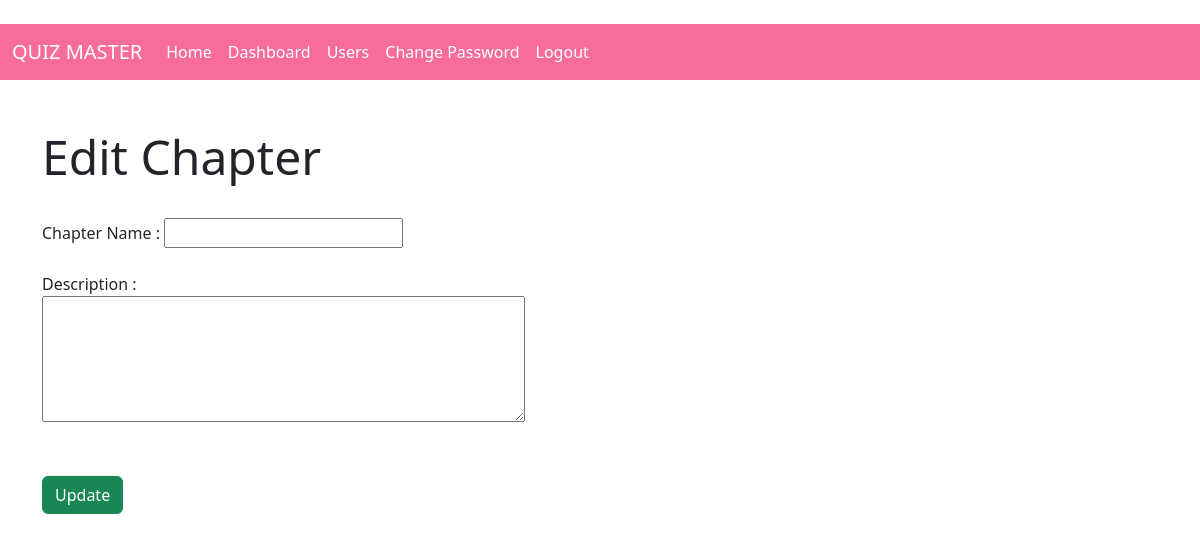
The app's page /edit/chapter/1 (signed in), older data.
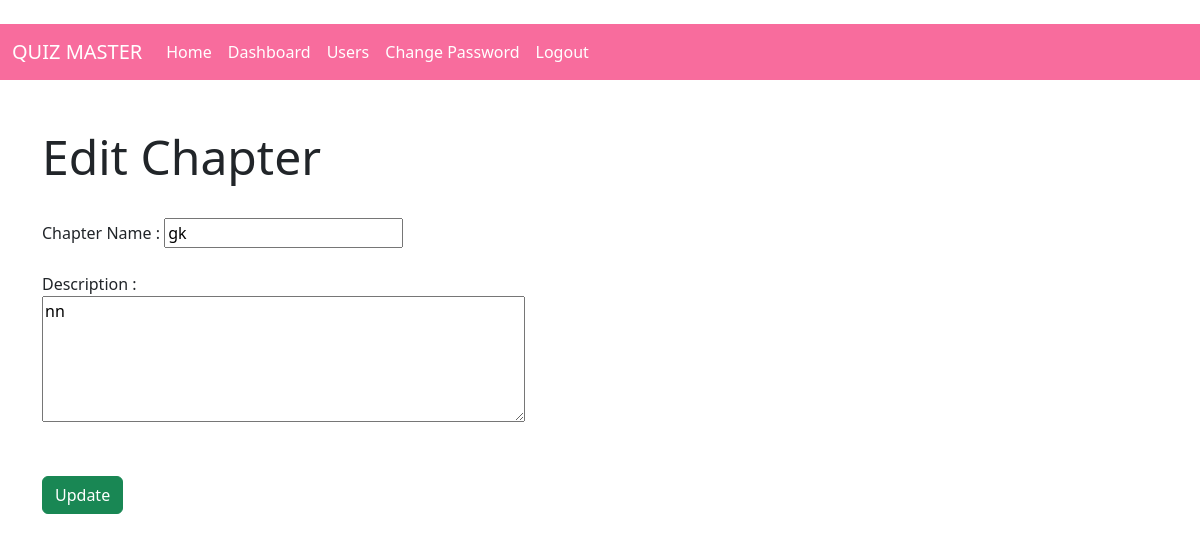
The same page, newer data.
### models.py (models this page shows)
class Chapter(db.Model):
    id=db.Column(db.Integer,primary_key=True)
    subject_id=db.Column(db.Integer,db.ForeignKey('subject.id',ondelete="CASCADE"),nullable=False)
    Name=db.Column(db.String(256),nullable=False)
    Description=db.Column(db.String(500),nullable=False)
    quizzes=db.relationship('Quiz',backref='chapter',lazy=True,cascade="all, delete-orphan", passive_deletes=True)

### controllers/routes.py (the view)
@app.route('/edit/chapter/<int:id>')
@admin_auth
def edit_chap(id):
     chap=Chapter.query.get(id)
     return render_template('edit_chap.html',chapter=chap)

### controllers/routes.py (called while the page is built)
def admin_auth(func):
    @wraps(func)
    def inner(*args,**kwargs):
        if 'admin_id' in session:
            return func(*args,**kwargs)
        else:
            flash('Please Login to continue further!')
            return redirect(url_for('admin_login'))
    return inner

### templates/edit_chap.html (shortened to what this page needs)
{% extends 'basic_layout.html' %}
{%block NAVBAR%}
{% include 'navbar_admin.html'%}
{%endblock%}
{% block BODY %}
<h5 class="display-5">Edit Chapter</h5><br>
<form action="" method="post" class="form">
    <div class="form-group">
        <label for="name">Chapter Name :</label>
        <input type="text" name="Name" id="Name" value="{{chapter.Name}}" required>
    </div><br>
    <div class="form-group">
        <label for="description" style="display: block;">Description :</label>
        <textarea rows="5" cols="50" name="Description" id="Description"  required>{{chapter.Description}}</textarea>
    </div><br><br>
    <div class="form-group">
        <button type="submit" class="btn btn-success">Update</button>
    </div>
</form>
{% endblock %}

Row changes from the older to the newer data that the page shows:
added Chapter: Name "gk", Description "nn"
